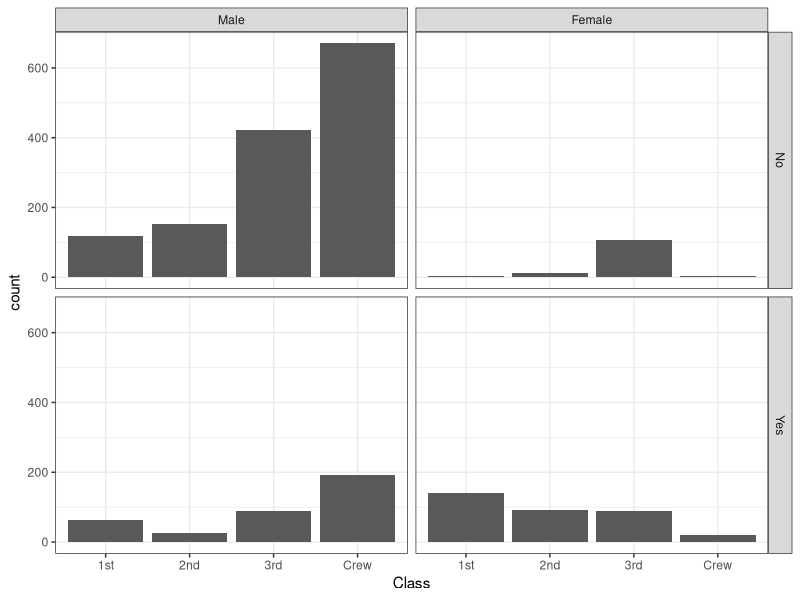
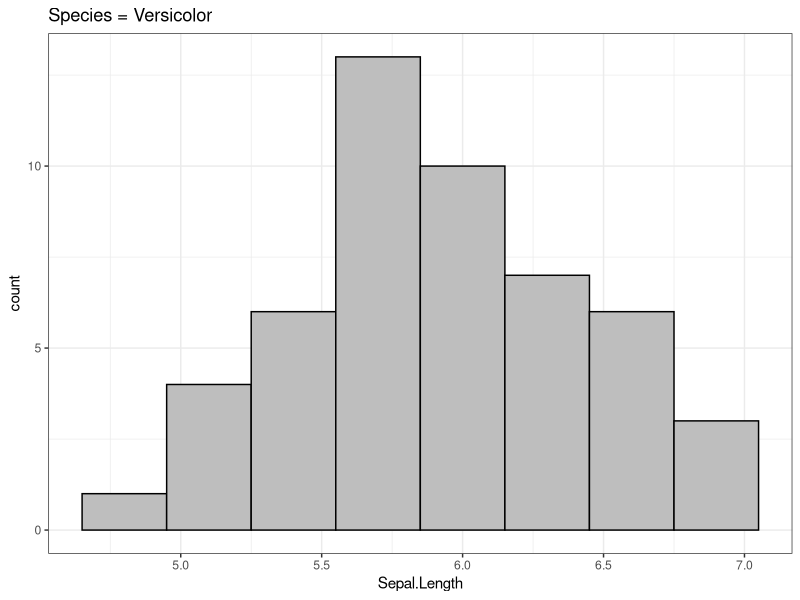
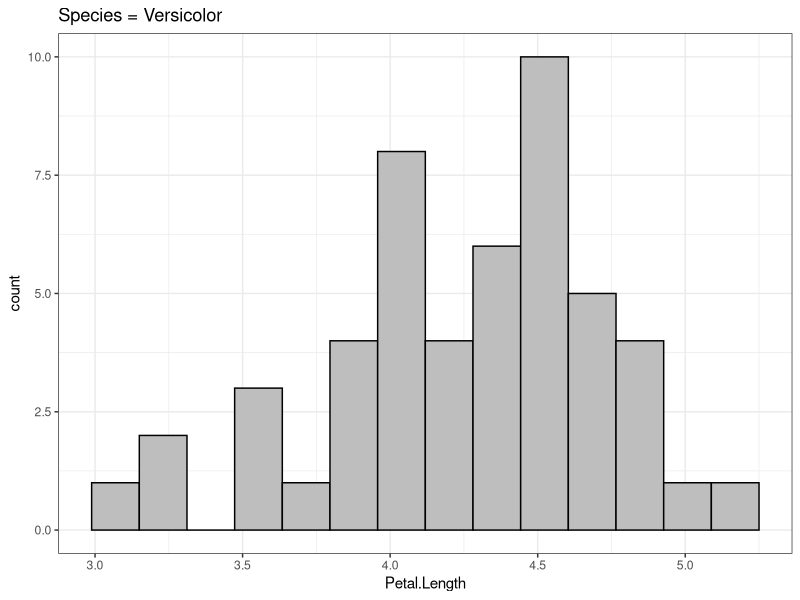
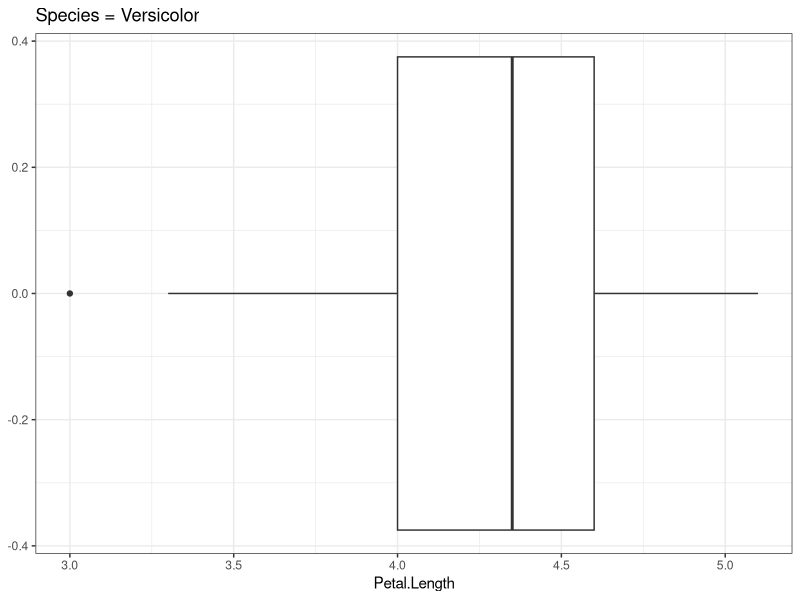
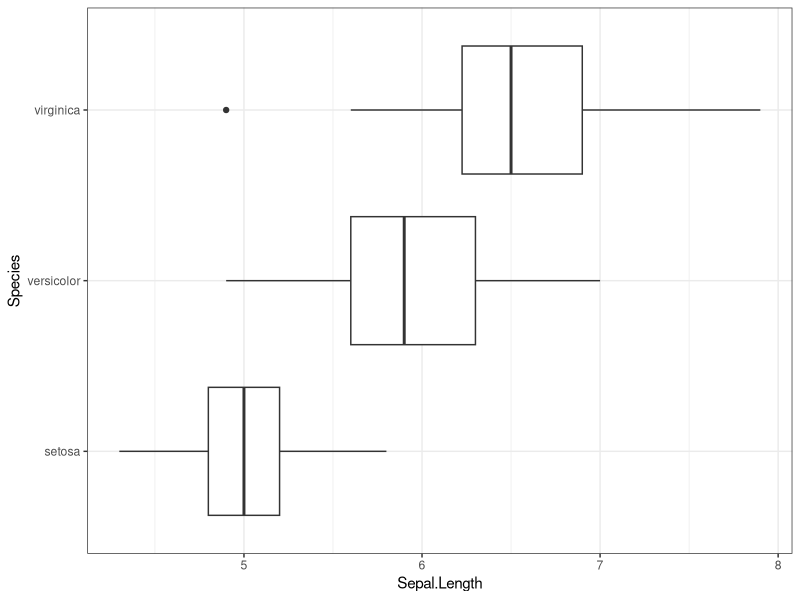

Reproduce these figures in R, in order.
## ---- chunk 1
knitr::opts_chunk$set(echo = TRUE)
## ---- chunk 2
library(ggplot2)
library(dplyr)

theme_set(theme_bw())


## Data for lab
data(Titanic)
titanic <- as.data.frame(Titanic)
titanic <- titanic[rep(1:nrow(titanic), times = titanic$Freq), ]
titanic$Freq <- NULL
## ---- chunk 3
with(titanic, table(Age))
## ---- chunk 4
with(titanic, table(Age)) %>% proportions()
## ---- chunk 5
with(titanic, table(Class)) %>% proportions()
## ---- chunk 6
with(titanic, table(Age, Class))
## ---- chunk 7
with(titanic, table(Survived, Class)) %>% proportions(margin = 2)
with(titanic, table(Survived, Age)) %>% proportions(margin=2)
## ---- chunk 8
with(titanic, table(Survived, Class)) %>% proportions(margin=1) %>% addmargins(2)
## ---- chunk 9
ggplot(titanic, aes(Class)) + 
  geom_bar() + 
  facet_grid(Survived ~ Sex)
## ---- chunk 10
iris[iris$Species=='versicolor',] %>% ggplot(aes(x=Sepal.Length)) + geom_histogram(bins = 8, color = 'black', fill = 'gray') +
  ggtitle("Species = Versicolor")

iris[iris$Species=='versicolor',]$Sepal.Length %>% summary()
iris[iris$Species=='versicolor',]$Sepal.Length %>% sd()
## ---- chunk 11
iris[iris$Species=='versicolor',] %>% ggplot(aes(x=Petal.Length)) + geom_histogram(bins = 14, color = 'black', fill = 'gray')+ ggtitle("Species = Versicolor")

iris[iris$Species=='versicolor',] %>% ggplot(aes(x=Petal.Length)) + geom_boxplot() + ggtitle("Species = Versicolor")
## ---- chunk 12
ggplot(iris, aes(x=Sepal.Length, y=Species)) + geom_boxplot()
